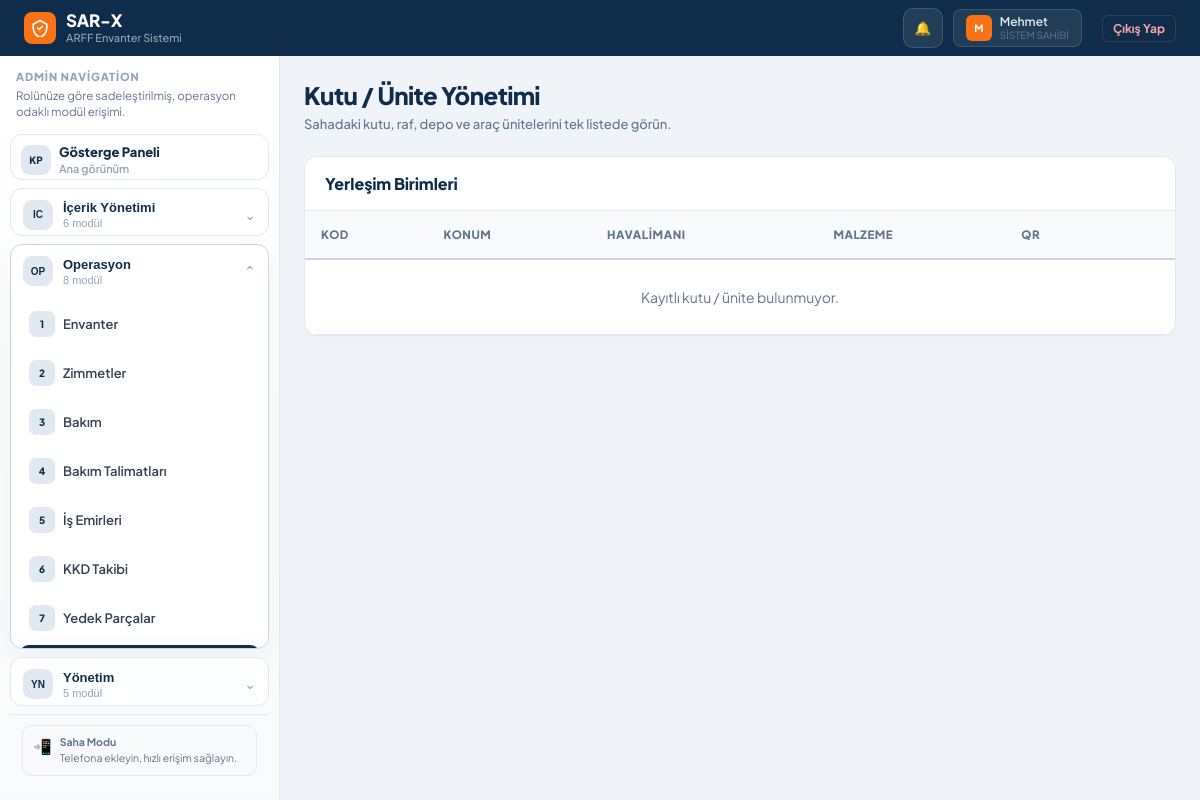
The page /kutular (signed in) on the database as committed earlier.
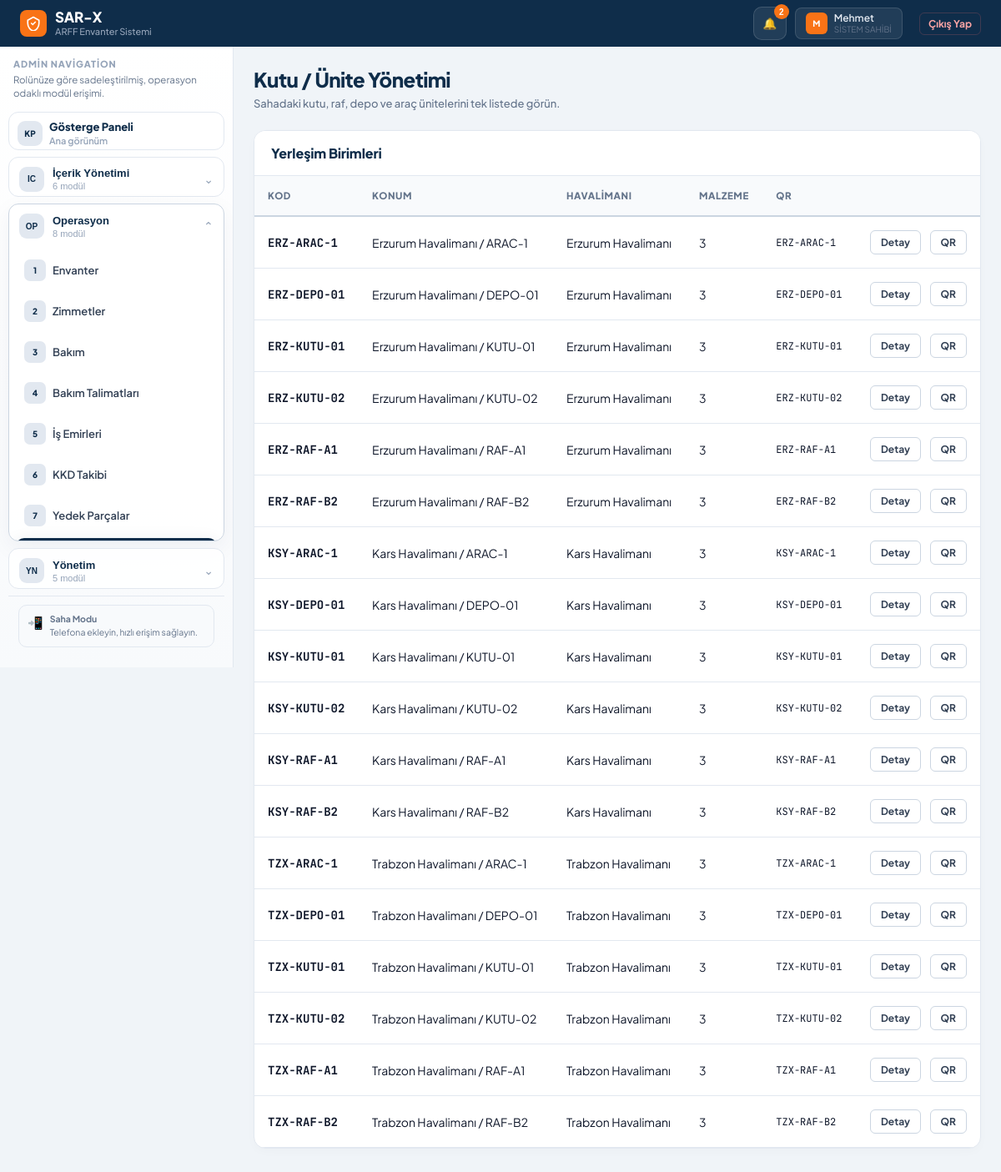
The same page on the database as committed later.
### models.py (models this page shows, shortened)
class TimestampMixin:
    created_at = db.Column(db.DateTime, default=get_tr_now)
    updated_at = db.Column(db.DateTime, default=get_tr_now, onupdate=get_tr_now)

class SoftDeleteMixin:
    is_deleted = db.Column(db.Boolean, default=False, index=True) # Hızlı filtreleme için indekslendi
    deleted_at = db.Column(db.DateTime, nullable=True)

class Kullanici(db.Model, UserMixin, TimestampMixin, SoftDeleteMixin):
    __tablename__ = 'kullanici'
    id = db.Column(db.Integer, primary_key=True)
    kullanici_adi = db.Column(db.String(50), unique=True, nullable=False)
    sifre_hash = db.Column(db.String(256))
    tam_ad = db.Column(db.String(100), nullable=False)
    rol = db.Column(db.String(20), nullable=False, default='personel', index=True)
    havalimani_id = db.Column(db.Integer, db.ForeignKey('havalimani.id'), nullable=True, index=True)
    telefon_numarasi = db.Column(db.String(32))
    sertifika_tarihi = db.Column(db.Date)
    uzmanlik_alani = db.Column(db.String(100))
    kayit_tarihi = db.Column(db.DateTime, default=get_tr_now)
    assigned_work_orders = db.relationship(
        'WorkOrder',
        foreign_keys='WorkOrder.assigned_user_id',
        backref='assigned_user',
        lazy=True
    )
    created_work_orders = db.relationship(
        'WorkOrder',
        foreign_keys='WorkOrder.created_user_id',
        backref='created_user',
        lazy=True
    )

class Role(db.Model, TimestampMixin):
    __tablename__ = 'role'
    id = db.Column(db.Integer, primary_key=True)
    key = db.Column(db.String(50), nullable=False, unique=True, index=True)
    label = db.Column(db.String(100), nullable=False)
    scope = db.Column(db.String(20), default='global', nullable=False)
    is_system = db.Column(db.Boolean, default=True, nullable=False, index=True)
    is_active = db.Column(db.Boolean, default=True, nullable=False, index=True)
    permissions = db.relationship('RolePermission', backref='role', lazy=True, cascade='all, delete-orphan')

class Kutu(db.Model, TimestampMixin, SoftDeleteMixin):
    __tablename__ = 'kutu'
    id = db.Column(db.Integer, primary_key=True)
    kodu = db.Column(db.String(50), unique=True, nullable=False)
    konum = db.Column(db.String(100))
    havalimani_id = db.Column(db.Integer, db.ForeignKey('havalimani.id'), nullable=False, index=True)
    malzemeler = db.relationship('Malzeme', backref='kutu', lazy=True)
    @property
    def qr_code_label(self):
        return self.kodu or (f"KUTU-{self.qr_serial}" if self.qr_serial else "KUTU")

class Havalimani(db.Model, TimestampMixin, SoftDeleteMixin):
    __tablename__ = 'havalimani'
    id = db.Column(db.Integer, primary_key=True)
    ad = db.Column(db.String(100), nullable=False)
    kodu = db.Column(db.String(10), nullable=False, unique=True)
    personeller = db.relationship('Kullanici', backref='havalimani', lazy=True)
    kutular = db.relationship('Kutu', backref='havalimani', lazy=True)
    malzemeler = db.relationship('Malzeme', backref='havalimani', lazy=True)
    assets = db.relationship('InventoryAsset', backref='airport', lazy=True)
    maintenance_plans = db.relationship('MaintenancePlan', backref='airport_owner', lazy=True)
    spare_part_stocks = db.relationship('SparePartStock', backref='airport_stock', lazy=True)

### routes/inventory.py (the view)
@inventory_bp.route("/kutular")
@login_required
@permission_required("inventory.view")
def kutular():
    kutular_listesi = _box_scope().order_by(Kutu.kodu.asc()).all()
    return render_template("kutular.html", kutular=kutular_listesi)

### extensions.py (called while the page is built, shortened)
def _schema_cache():
    if not current_app:
        return {"tables": {}, "columns": {}}
    return current_app.extensions.setdefault(
        "schema_cache",
        {"tables": {}, "columns": {}},
    )

def table_exists(table_name):
    try:
        if not current_app:
            return False
        cache = _schema_cache()
        if cache["tables"].get(table_name) is True:
            return cache["tables"][table_name]
    except Exception:
        return False

### models.py (called while the page is built)
def get_tr_now():
    return datetime.now(TR_TZ)

### routes/inventory.py (called while the page is built)
def _box_scope():
    query = Kutu.query.filter_by(is_deleted=False)
    if has_permission("settings.manage") or has_permission("logs.view"):
        return query
    return query.filter_by(havalimani_id=current_user.havalimani_id)

### templates/kutular.html (shortened to what this page needs)
{% extends "base.html" %}
{% block body %}
<div class="page-header">
    <div>
        <div class="page-title">Kutu / Ünite Yönetimi</div>
        <div class="page-meta">Sahadaki kutu, raf, depo ve araç ünitelerini tek listede görün.</div>
    </div>
</div>
<div class="panel">
    <div class="panel-header">
        <div class="panel-title">Yerleşim Birimleri</div>
    </div>
    <div class="panel-body" style="padding:0;">
        <div class="table-container">
            <table class="data-table">
                <thead>
                    <tr>
                        <th>Kod</th>
                        <th>Konum</th>
                        <th>Havalimanı</th>
                        <th>Malzeme</th>
                        <th>QR</th>
                        <th></th>
                    </tr>
                </thead>
                <tbody>
                    {% for kutu in kutular %}
                    <tr>
                        <td style="font-family:var(--mono); font-weight:700;">{{ kutu.kodu }}</td>
                        <td>{{ kutu.konum or '-' }}</td>
                        <td>{{ kutu.havalimani.ad if kutu.havalimani else '-' }}</td>
                        <td>{{ kutu.malzemeler|selectattr('is_deleted', 'equalto', false)|list|length }}</td>
                        <td style="font-family:var(--mono); font-size:12px;">{{ kutu.qr_code_label }}</td>
                        <td class="row-actions">
                            <a href="{{ url_for('inventory.kutu_detay', kodu=kutu.kodu) }}" class="row-btn">Detay</a>
                            {% if has_permission('qr.generate') %}
                            <a href="{{ url_for('inventory.kutu_qr_uret', box_id=kutu.id) }}" target="_blank" class="row-btn">QR</a>
                            {% endif %}
                        </td>
                    </tr>
                    {% else %}
                    <tr>
                        <td colspan="6" style="text-align:center; color:var(--text3); padding:28px;">Kayıtlı kutu / ünite bulunmuyor.</td>
                    </tr>
                    {% endfor %}
                </tbody>
            </table>
        </div>
    </div>
</div>
{% endblock %}

### templates/base.html (shortened to what this page needs)
<!DOCTYPE html>
<html lang="tr">
<head>
</head>
<body>
<div class="app-shell">
  <header class="topbar">
    <a href="{{ url_for(home_endpoint) }}" class="logo">
      <div class="logo-mark">
        <svg viewBox="0 0 24 24"><path d="M12 2L3 7v5c0 5.5 3.8 10.7 9 12 5.2-1.3 9-6.5 9-12V7L12 2z"/><path d="M9 12l2 2 4-4"/></svg>
      </div>
      <div>
        <div class="logo-text-main">SAR-X</div>
        <div class="logo-text-sub">ARFF Envanter Sistemi</div>
      </div>
    </a>
    <div class="topbar-end">
      <div class="notification-wrap">
        <button type="button" class="notification-btn" id="notificationToggle" aria-label="Bildirimler">
          🔔
          {% if unread_notification_count %}
          <span class="notification-count">{{ unread_notification_count }}</span>
          {% endif %}
        </button>
      </div>
      <div class="user-chip">
        <div class="user-avatar">{{ kullanici_ad[0] if kullanici_ad else 'U' }}</div>
        <div>
          <div class="user-name">{{ kullanici_ad }}</div>
          <div class="user-role">{{ rol_etiketi or rol }}</div>
        </div>
      </div>
      <form method="POST" action="{{ url_for('auth.logout') }}" style="display:inline;">
        <button type="submit" class="logout-btn">Çıkış Yap</button>
      </form>
    </div>
  </header>
  <nav class="sidebar" id="sidebarNav">
    <div class="sidebar-head">
      <div class="sidebar-kicker">Admin Navigation</div>
      <div class="sidebar-subtitle">Rolünüze göre sadeleştirilmiş, operasyon odaklı modül erişimi.</div>
    </div>
    {% for group in sidebar_groups %}
    {% if group.single_link %}
    {% set item = group["items"][0] %}
    <section class="sidebar-group" data-group="{{ group.key }}" data-sidebar-direct="{{ group.key }}">
      <a href="{{ item.url }}" class="sidebar-group-toggle nav-item {% if item.active %}active{% endif %}" style="margin-top:0;">
        <div class="sidebar-group-icon">{{ group.icon }}</div>
        <div class="sidebar-group-body">
          <div class="sidebar-group-label">{{ group.label }}</div>
          <div class="sidebar-group-meta">Ana görünüm</div>
        </div>
      </a>
    </section>
    {% else %}
    <section class="sidebar-group {% if group.open %}is-open{% endif %}" data-group="{{ group.key }}" data-sidebar-state="{% if group.open %}open{% else %}closed{% endif %}">
      <button type="button" class="sidebar-group-toggle" data-sidebar-group="{{ group.key }}">
        <div class="sidebar-group-icon">{{ group.icon }}</div>
        <div class="sidebar-group-body">
          <div class="sidebar-group-label">{{ group.label }}</div>
          <div class="sidebar-group-meta">{{ group["items"]|length }} modül</div>
        </div>
        <div class="sidebar-group-chevron">⌄</div>
      </button>
      <div class="sidebar-group-items">
        {% for item in group["items"] %}
        <a href="{{ item.url }}" class="nav-item {% if item.active %}active{% endif %}">
          <div class="nav-icon">{{ loop.index }}</div> {{ item.label }}
        </a>
        {% endfor %}
      </div>
    </section>
    {% endif %}
    {% endfor %}
    <div class="sidebar-footer">
      <div class="pwa-banner">
        <div class="pwa-icon">📲</div>
        <div class="pwa-text">
          <strong>Saha Modu</strong>
          Telefona ekleyin, hızlı erişim sağlayın.
        </div>
      </div>
    </div>
  </nav>
  <main class="main-content">
    <div class="main-inner">
        {% block body %}{% endblock %}
    </div>
  </main>
</div>
</body>
</html>

Rows that differ between the two databases and show on the page:
added Role: label "SISTEM SAHIBI"
added Kutu: kodu "ERZ-ARAC-1", konum "Erzurum Havalimanı / ARAC-1", havalimani "Erzurum Havalimanı", malzemeler|selectattr "3", qr_code_label "ERZ-ARAC-1"
added Kutu: kodu "ERZ-DEPO-01", konum "Erzurum Havalimanı / DEPO-01", havalimani "Erzurum Havalimanı", malzemeler|selectattr "3", qr_code_label "ERZ-DEPO-01"
added Kutu: kodu "ERZ-KUTU-01", konum "Erzurum Havalimanı / KUTU-01", havalimani "Erzurum Havalimanı", malzemeler|selectattr "3", qr_code_label "ERZ-KUTU-01"
added Kutu: kodu "ERZ-KUTU-02", konum "Erzurum Havalimanı / KUTU-02", havalimani "Erzurum Havalimanı", malzemeler|selectattr "3", qr_code_label "ERZ-KUTU-02"
added Kutu: kodu "ERZ-RAF-A1", konum "Erzurum Havalimanı / RAF-A1", havalimani "Erzurum Havalimanı", malzemeler|selectattr "3", qr_code_label "ERZ-RAF-A1"
added Kutu: kodu "ERZ-RAF-B2", konum "Erzurum Havalimanı / RAF-B2", havalimani "Erzurum Havalimanı", malzemeler|selectattr "3", qr_code_label "ERZ-RAF-B2"
added Kutu: kodu "KSY-ARAC-1", konum "Kars Havalimanı / ARAC-1", havalimani "Kars Havalimanı", malzemeler|selectattr "3", qr_code_label "KSY-ARAC-1"
added Kutu: kodu "KSY-DEPO-01", konum "Kars Havalimanı / DEPO-01", havalimani "Kars Havalimanı", malzemeler|selectattr "3", qr_code_label "KSY-DEPO-01"
added Kutu: kodu "KSY-KUTU-01", konum "Kars Havalimanı / KUTU-01", havalimani "Kars Havalimanı", malzemeler|selectattr "3", qr_code_label "KSY-KUTU-01"
added Kutu: kodu "KSY-KUTU-02", konum "Kars Havalimanı / KUTU-02", havalimani "Kars Havalimanı", malzemeler|selectattr "3", qr_code_label "KSY-KUTU-02"
added Kutu: kodu "KSY-RAF-A1", konum "Kars Havalimanı / RAF-A1", havalimani "Kars Havalimanı", malzemeler|selectattr "3", qr_code_label "KSY-RAF-A1"
added Kutu: kodu "KSY-RAF-B2", konum "Kars Havalimanı / RAF-B2", havalimani "Kars Havalimanı", malzemeler|selectattr "3", qr_code_label "KSY-RAF-B2"
added Kutu: kodu "TZX-ARAC-1", konum "Trabzon Havalimanı / ARAC-1", havalimani "Trabzon Havalimanı", malzemeler|selectattr "3", qr_code_label "TZX-ARAC-1"
added Kutu: kodu "TZX-DEPO-01", konum "Trabzon Havalimanı / DEPO-01", havalimani "Trabzon Havalimanı", malzemeler|selectattr "3", qr_code_label "TZX-DEPO-01"
added Kutu: kodu "TZX-KUTU-01", konum "Trabzon Havalimanı / KUTU-01", havalimani "Trabzon Havalimanı", malzemeler|selectattr "3", qr_code_label "TZX-KUTU-01"
added Kutu: kodu "TZX-KUTU-02", konum "Trabzon Havalimanı / KUTU-02", havalimani "Trabzon Havalimanı", malzemeler|selectattr "3", qr_code_label "TZX-KUTU-02"
added Kutu: kodu "TZX-RAF-A1", konum "Trabzon Havalimanı / RAF-A1", havalimani "Trabzon Havalimanı", malzemeler|selectattr "3", qr_code_label "TZX-RAF-A1"
added Kutu: kodu "TZX-RAF-B2", konum "Trabzon Havalimanı / RAF-B2", havalimani "Trabzon Havalimanı", malzemeler|selectattr "3", qr_code_label "TZX-RAF-B2"
Other text that changed with them:
{{ unread_notification_count }}: (not shown) → "2"
{{ rol_etiketi or rol }}: "SISTEM SAHIBI" → (not shown)
text no longer shown: "Kayıtlı kutu / ünite bulunmuyor."
